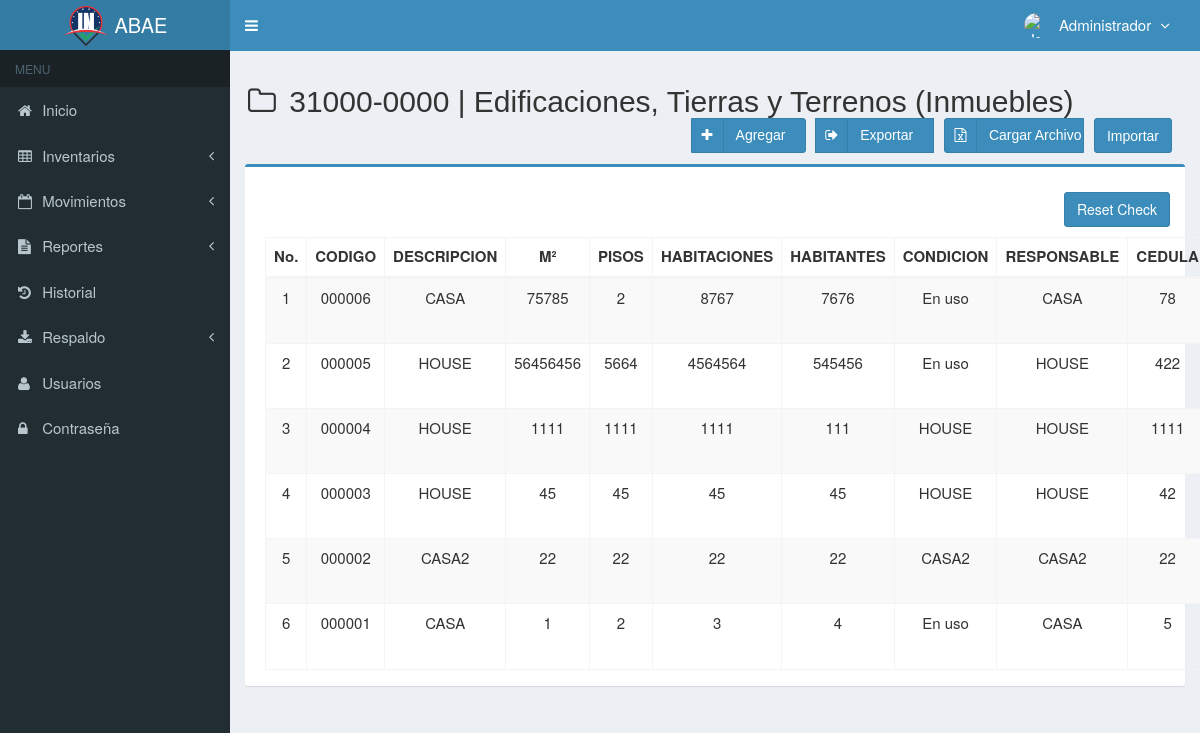
The app's page /main.php?module=inmuebles (signed in) with its own data.
### tables this page shows
CREATE TABLE `usuarios` (
  `id_user` int(3) NOT NULL,
  `username` varchar(50) NOT NULL,
  `name_user` varchar(50) NOT NULL,
  `cedula_user` int(20) NOT NULL,
  `password` varchar(50) NOT NULL,
  `email` varchar(50) DEFAULT NULL,
  `telefono` varchar(13) DEFAULT NULL,
  `foto` varchar(100) DEFAULT NULL,
  `permisos_acceso` varchar(30) NOT NULL,
  `status` enum('activo','bloqueado') NOT NULL DEFAULT 'activo',
  `created_at` timestamp NOT NULL DEFAULT current_timestamp(),
  `updated_at` timestamp NOT NULL DEFAULT current_timestamp() ON UPDATE current_timestamp(),
  `sede` varchar(30) DEFAULT NULL
);

CREATE TABLE `inmuebles` (
  `codigo` varchar(50) NOT NULL,
  `descripcion` varchar(300) DEFAULT NULL,
  `metrosCuadrados` varchar(100) DEFAULT NULL,
  `tipo` varchar(300) DEFAULT NULL,
  `nmroCuartos` int(10) DEFAULT NULL,
  `condicion` varchar(300) DEFAULT NULL,
  `estado` enum('chequeado','nochequeado') DEFAULT 'nochequeado',
  `categoria` varchar(300) DEFAULT NULL,
  `pisos` varchar(10) DEFAULT NULL,
  `responsable` varchar(300) DEFAULT NULL,
  `cedula` varchar(10) DEFAULT NULL,
  `direccion` varchar(300) DEFAULT NULL,
  `habitantes` int(10) DEFAULT NULL,
  `sede` varchar(100) DEFAULT NULL,
  `created_user` varchar(50) DEFAULT NULL,
  `updated_user` varchar(50) DEFAULT NULL,
  `created_date` timestamp NULL DEFAULT NULL,
  `update_date` timestamp NULL DEFAULT NULL
);

### modules/inmuebles/view.php (the view, shortened to what this page needs)
<section class="content-header">
  <h2>
  <i class="fa fa-folder-o icon-title"></i> 31000-0000 | Edificaciones, Tierras y Terrenos (Inmuebles)
    <form action="database/excel_to_mysql_inmuebles.php" method="POST" enctype="multipart/form-data">
        <button class="btn btn-primary pull-right botones" title="Importar" name="archivoInput" data-toggle="tooltip">Importar</button>
        <div class="btn-group pull-right" role="group" aria-label="Basic example">
          <a class="btn btn-primary btn-social pull-right botones anchoInput"  title="Cargar archivo" data-toggle="tooltip">
            <i class="fa fa-file-excel-o"></i>
            <div class="textoInput">
              Cargar Archivo
            </div>
          </a>
          <a class="btn btn-primary btn-social  pull-right botones" href="database\php_excel_inmuebles.php" title="Exportar" data-toggle="tooltip">
            <i class="fa fa-sign-out"></i></i>Exportar&nbsp;&nbsp;
          </a>
          <a class="btn btn-primary btn-social  pull-right botones" href="?module=form_inmuebles&form=add"  title="Agregar" data-toggle="tooltip">
            <i class="fa fa-plus"></i> Agregar&nbsp;&nbsp;
          </a>
        </div>
    </form>
  </h2>
</section>
<br/>
<section class="content">
  <div class="row">
    <div class="col-md-12">
      <div class="box box-primary">
        <div class="box-body">
          <table id="dataTables1" class="table table-bordered table-striped table-hover">
            <thead>
              <tr>
                <th class="center">No.</th>
                <th class="center">CODIGO</th>
                <th class="center">DESCRIPCION</th>
                <th class="center">M²</th>
                <th class="center">PISOS</th>
                <th class="center">HABITACIONES</th>
                <th class="center">HABITANTES</th>
                <th class="center">CONDICION</th>
                <th class="center">RESPONSABLE</th>
                <th class="center">CEDULA</th>
              </tr>
            </thead>
            <tbody>
            <?php
            $no = 1;
            $query = mysqli_query($mysqli, "SELECT * FROM inmuebles WHERE categoria = 'inmuebles'  ORDER BY codigo DESC")
                                            or die('error: '.mysqli_error($mysqli));
            while ($data = mysqli_fetch_assoc($query)) {
              echo "<tr>
                      <td width='50'  class='center'>$no</td>
                      <td width='50'  class='center'>$data[codigo]</td>
                      <td width='200' class='center'>$data[descripcion]</td>
                      <td width='150' class='center'>$data[metrosCuadrados]</td>
                      <td width='150' class='center'>$data[pisos]</td>
                      <td width='100' class='center'>$data[nmroCuartos]</td>
                      <td width='150' class='center'>$data[habitantes]</td>
                      <td width='150' class='center'>$data[condicion]</td>
                      <td width='200' class='center'>$data[responsable]</td>
                      <td width='100' class='center'>$data[cedula]</td>
                      <td width='400' class='center'>$data[direccion]</td>
                      <td width='150' class='center'>$data[sede]</td>
                      <td width='120' class='center'>
                    <div>
                    <a data-toggle='tooltip' data-placement='top' title='Modificar' style='margin-right:0.3px' class='btn btn-primary btn-xs' href='?module=form_inmuebles&form=edit&id=$data[codigo]'>
                        <i style='x:#fff' class='glyphicon glyphicon-edit'></i>
                    </a>";
            ?>
            <?php
              echo "    </div>
                      </td>
                    </tr>";
              $no++;
            }
            ?>
          <div class="row" style="height:35px;">
            <a class="btn btn-primary pull-right botones" id="btnInmueble"  style="height:35px;">
              <i></i> Reset Check
            </a>
          </div>
            </tbody>
          </table>
        </div>
      </div>
    </div>
  </div>
</section><!-- /.content

### top-menu.php (shortened to what this page needs)
<?php
require_once "config/database.php";
$query = mysqli_query($mysqli, "SELECT id_user, name_user, foto, permisos_acceso FROM usuarios WHERE id_user='$_SESSION[id_user]'")
                                or die('error: '.mysqli_error($mysqli));
$data = mysqli_fetch_assoc($query);
?>
<li class="dropdown user user-menu">
  <a href="#" class="dropdown-toggle" data-toggle="dropdown">
  <?php
  if ($data['foto']=="") { ?>
    <img src="images/user/user-default.png" class="user-image" alt="User Image"/>
  <?php
  }
  else { ?>
    <img src="images/user/<?php echo $data['foto']; ?>" class="user-image" alt="User Image"/>
  <?php
  }
  ?>
    <span class="hidden-xs"><?php echo $data['name_user']; ?> <i style="margin-left:5px" class="fa fa-angle-down"></i></span>
  </a>
</li>

### assets/css/style.css (style rules this page uses)
.btn-social *:first-child { border-right: 1px solid rgba(0, 0, 0, 0.1); bottom: 0; font-size: 1em !important; left: 0; line-height: 32px !important; position: absolute; text-align: center; top: 0; width: 32px !important; }
.content-header { padding: 15px 18px 0; position: relative; }
.center { text-align:center; }
.icon-title { margin-right: 5px; }
body { background-color: #fff; color: #333; font-size: 15px; line-height: 1.42857; }

### modules/inmuebles/view.php (style rules this page uses)
.botones { height: 35px; margin-right: 10px; margin-bottom: 10px; }
.textoInput { margin-top:-21px; text-align: center; }
.anchoInput { width:140px; }

### records on screen
usuarios: name_user "Administrador"
inmuebles: codigo "000006", descripcion "CASA", metrosCuadrados "75785", pisos "2", nmroCuartos "8767", habitantes "7676", condicion "En uso", responsable "CASA", cedula "78"
inmuebles: codigo "000005", descripcion "HOUSE", metrosCuadrados "56456456", pisos "5664", nmroCuartos "4564564", habitantes "545456", condicion "En uso", responsable "HOUSE", cedula "422"
inmuebles: codigo "000004", descripcion "HOUSE", metrosCuadrados "1111", pisos "1111", nmroCuartos "1111", habitantes "111", condicion "HOUSE", responsable "HOUSE", cedula "1111"
inmuebles: codigo "000003", descripcion "HOUSE", metrosCuadrados "45", pisos "45", nmroCuartos "45", habitantes "45", condicion "HOUSE", responsable "HOUSE", cedula "42"
inmuebles: codigo "000002", descripcion "CASA2", metrosCuadrados "22", pisos "22", nmroCuartos "22", habitantes "22", condicion "CASA2", responsable "CASA2", cedula "22"
inmuebles: codigo "000001", descripcion "CASA", metrosCuadrados "1", pisos "2", nmroCuartos "3", habitantes "4", condicion "En uso", responsable "CASA", cedula "5"
